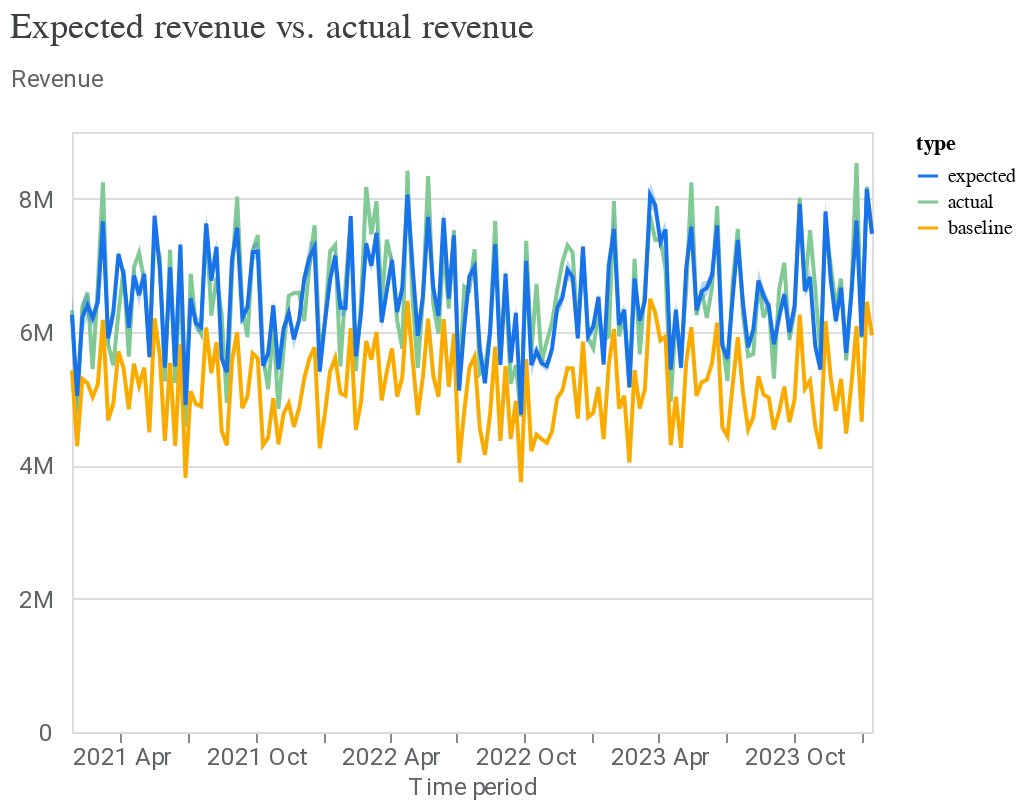

Notebook code for this chart:
### Markdown cell above
2\. Assess the model's fit by comparing the expected sales against the actual sales.

### Code cell
model_fit = visualizer.ModelFit(mmm)
model_fit.plot_model_fit()

### Figure 1 — Vega-Lite specification as saved in the notebook (floating-point values rounded to 4 significant figures; data arrays with more than 128 entries replaced by an {"elided": "..."} marker saying what was removed)
{"config": {"view": {"continuousWidth": 400, "continuousHeight": 300}, "axis": {"labelColor": "#5F6368", "labelFont": "Roboto", "labelFontSize": 12, "titleColor": "#5F6368", "titleFont": "Roboto", "titleFontSize": 12, "titleFontWeight": "normal"}}, "layer": [{"mark": "line", "encoding": {"color": {"field": "type", "scale": {"domain": ["expected", "actual", "baseline"], "range": ["#1A73E8", "#81C995", "#F9AB00"]}, "type": "nominal"}, "x": {"axis": {"domainColor": "#DADCE0", "format": "%Y %b", "grid": false, "tickCount": 8}, "field": "time", "title": "Time period", "type": "temporal"}, "y": {"axis": {"domain": false, "labelExpr": "replace(format(datum.value, '.3~s'), 'G', 'B')", "labelPadding": 10, "tickCount": 5, "ticks": false, "titleAlign": "left", "titleAngle": 0, "titleY": -20}, "field": "mean", "title": "Revenue", "type": "quantitative"}}}, {"mark": {"type": "area", "opacity": 0.3}, "encoding": {"color": {"field": "type", "legend": null, "scale": {"domain": ["expected"], "range": ["#1A73E8"]}, "type": "nominal"}, "x": {"field": "time", "type": "temporal"}, "y": {"field": "ci_hi", "type": "quantitative"}, "y2": {"field": "ci_lo"}}}], "data": {"name": "data-db5b45bca16f20e26eff2961c63da9f9"}, "resolve": {"scale": {"color": "independent"}}, "title": {"text": "Expected revenue vs. actual revenue", "anchor": "start", "color": "#3C4043", "font": "Google Sans Display", "fontSize": 18, "fontWeight": "normal", "offset": 10}, "$schema": "https://vega.github.io/schema/vega-lite/v4.17.0.json", "datasets": {"data-db5b45bca16f20e26eff2961c63da9f9": {"elided": "468 records"}}}
